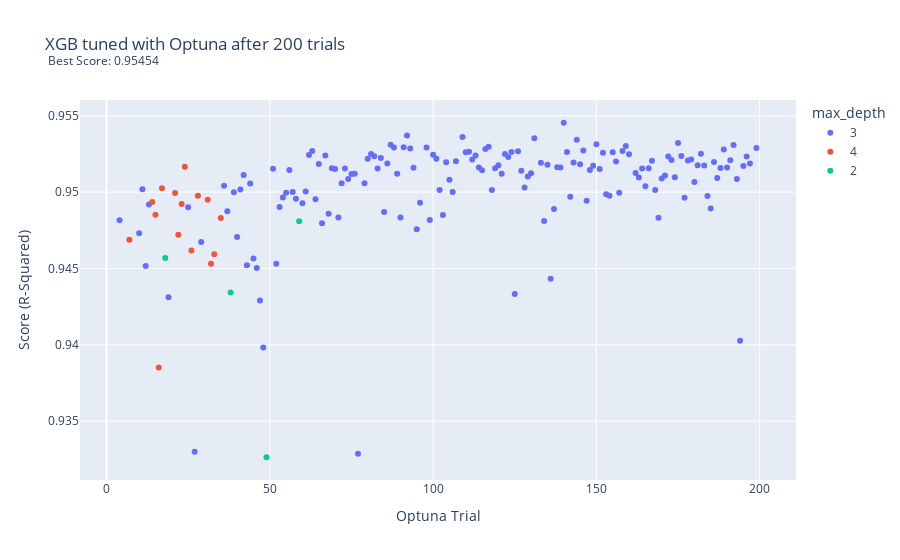

Source (notebook cell):
### Code cell
fig = px.scatter(optuna_xgb.loc[optuna_xgb.Score > .93],
                 x="Trial", 
                 y="Score", 
                 color = 'max_depth',
                 hover_data=['Parameters'],
                labels = {'Trial': 'Optuna Trial', 'Score': 'Score (R-Squared)'},
                title = 'XGB tuned with Optuna after 200 trials<br><sup> Best Score: 0.95454 </sup>')

fig.update_layout(
    hoverlabel=dict(
        bgcolor="white",
        font_size=8,
        font_family="Rockwell"
    )
)
fig.write_image("images/optuna_xgb_maxdepth.png")
fig.show()

### Figure 1 — Plotly figure (JSON) as saved in the notebook; plotly's stock layout.template omitted (floating-point values rounded to 4 significant figures; data arrays with more than 128 entries replaced by an {"elided": "..."} marker saying what was removed)
{"data": [{"customdata": {"elided": "163x1x8x2 mixed values"}, "hovertemplate": "max_depth=3<br>Optuna Trial=%{x}<br>Score (R-Squared)=%{y}<br>Parameters=%{customdata[0]}<extra></extra>", "legendgroup": "3", "marker": {"color": "#636efa", "symbol": "circle"}, "mode": "markers", "name": "3", "orientation": "v", "showlegend": true, "type": "scatter", "x": {"elided": "163 int values"}, "xaxis": "x", "y": {"elided": "163 float values"}, "yaxis": "y"}, {"customdata": {"elided": "15x1x8x2 mixed values"}, "hovertemplate": "max_depth=4<br>Optuna Trial=%{x}<br>Score (R-Squared)=%{y}<br>Parameters=%{customdata[0]}<extra></extra>", "legendgroup": "4", "marker": {"color": "#EF553B", "symbol": "circle"}, "mode": "markers", "name": "4", "orientation": "v", "showlegend": true, "type": "scatter", "x": [7, 14, 15, 16, 17, 21, 22, 23, 24, 26, 28, 31, 32, 33, 35], "xaxis": "x", "y": [0.9469, 0.9494, 0.9485, 0.9385, 0.9503, 0.9499, 0.9472, 0.9492, 0.9517, 0.9462, 0.9498, 0.9495, 0.9453, 0.9459, 0.9483], "yaxis": "y"}, {"customdata": [[[["scaling_method", "minmax"], ["encoding_method", "ordinal"], ["n_estimators", 659], ["learning_rate", 0.05489], ["max_depth", 2], ["subsample", 0.838], ["colsample_bytree", 0.5105], ["min_child_weight", 3]]], [[["scaling_method", "minmax"], ["encoding_method", "ordinal"], ["n_estimators", 740], ["learning_rate", 0.03218], ["max_depth", 2], ["subsample", 0.4958], ["colsample_bytree", 0.6613], ["min_child_weight", 4]]], [[["scaling_method", "standard"], ["encoding_method", "onehot"], ["n_estimators", 380], ["learning_rate", 0.04095], ["max_depth", 2], ["subsample", 0.9966], ["colsample_bytree", 0.6507], ["min_child_weight", 4]]], [[["scaling_method", "minmax"], ["encoding_method", "onehot"], ["n_estimators", 964], ["learning_rate", 0.07269], ["max_depth", 2], ["subsample", 0.8979], ["colsample_bytree", 0.6289], ["min_child_weight", 5]]]], "hovertemplate": "max_depth=2<br>Optuna Trial=%{x}<br>Score (R-Squared)=%{y}<br>Parameters=%{customdata[0]}<extra></extra>", "legendgroup": "2", "marker": {"color": "#00cc96", "symbol": "circle"}, "mode": "markers", "name": "2", "orientation": "v", "showlegend": true, "type": "scatter", "x": [18, 38, 49, 59], "xaxis": "x", "y": [0.9457, 0.9434, 0.9326, 0.9481], "yaxis": "y"}], "layout": {"hoverlabel": {"bgcolor": "white", "font": {"family": "Rockwell", "size": 8}}, "legend": {"title": {"text": "max_depth"}, "tracegroupgap": 0}, "title": {"text": "XGB tuned with Optuna after 200 trials<br><sup> Best Score: 0.95454 </sup>"}, "xaxis": {"anchor": "y", "domain": [0, 1], "title": {"text": "Optuna Trial"}}, "yaxis": {"anchor": "x", "domain": [0, 1], "title": {"text": "Score (R-Squared)"}}}}
